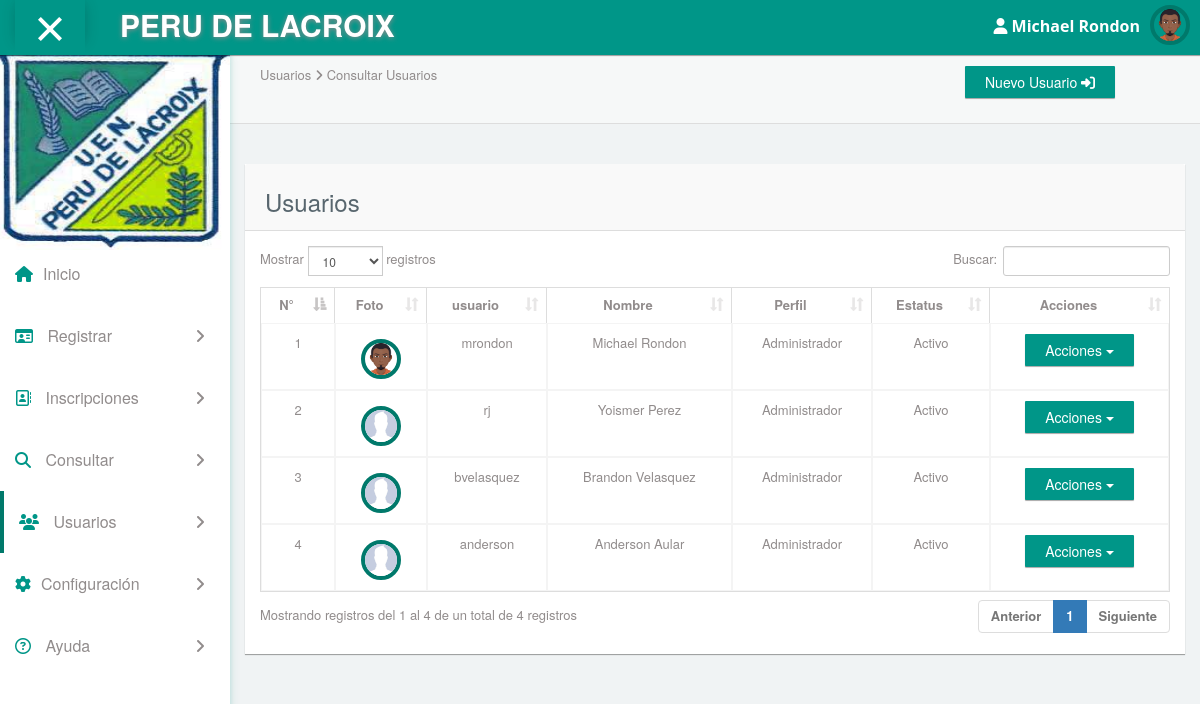
/?view=user&mode=allUsuarios (signed in), run on the app's committed database.
### tables this page shows
CREATE TABLE `menu` (
  `id_menu` tinyint(4) NOT NULL,
  `logo` text NOT NULL,
  `nombre` varchar(255) DEFAULT NULL
);

CREATE TABLE `usuario` (
  `id_usuario` int(11) NOT NULL,
  `usuario` varchar(100) NOT NULL,
  `clave` varchar(100) NOT NULL,
  `nombre` varchar(50) NOT NULL,
  `apellido` varchar(50) NOT NULL,
  `id_tipo_usu` int(11) NOT NULL,
  `id_status` int(11) NOT NULL,
  `foto` varchar(255) NOT NULL DEFAULT 'default.png'
);

CREATE TABLE `tipo_usu` (
  `id_tipo_usu` int(11) NOT NULL,
  `tipo_usu` varchar(20) NOT NULL
);

CREATE TABLE `status` (
  `id_status` int(11) NOT NULL,
  `status` varchar(10) NOT NULL
);

### core/bin/functions/Users.php (called while the page is built, shortened)
<?php
	function Users(){
		$db=new Conexion();
		$sql=$db->query("SELECT * FROM usuario;");
		if($db->rows($sql)>0){
			while($data=$db->recorrer($sql)){
				$users[$data['id_usuario']]=$data;
			}
		}else{
			$users=$_SESSION['users'];
		}
		return $_SESSION['users'];
	}
?>

### core/core.php (called while the page is built, shortened)
<?php
	require('core/models/classConexion.php');
	require('core/bin/functions/Users.php');
	require('core/bin/functions/Menu.php');
	$_users=Users();
	$_menu=Menu();
	if(isset($_SESSION['app_id'])){
		require('core/bin/functions/Status.php');
		require('core/bin/functions/Perfiles.php');
		$_status=Status();
		$_perfil=Perfiles();
	}
?>

### core/models/classConexion.php (called while the page is built, shortened)
<?php
	class Conexion extends mysqli{
		public function rows($query){
			return mysqli_num_rows($query);
		}
		public function liberar($query){
			return mysqli_free_result($query);
		}
		public function recorrer($query){
			return mysqli_fetch_array($query);
		}
	}
?>

### core/bin/functions/Menu.php (called while the page is built, shortened)
<?php
	function Menu(){
		$db=new Conexion();
		$sql=$db->query("SELECT * FROM menu;");
		if($db->rows($sql)>0){
			while($data=$db->recorrer($sql)){
				$_menu[$data['id_menu']]=$data;
			}
		}else{
			$_menu=false;
		}
		return $_menu;
	}
?>

### core/bin/functions/Perfiles.php (called while the page is built, shortened)
<?php
	function Perfiles(){
		$db=new Conexion();
		$sql=$db->query("SELECT * FROM tipo_usu;");
		if($db->rows($sql)>0){
			while($data=$db->recorrer($sql)){
				$_perfil[$data['id_tipo_usu']]=$data;
			}
		}else{
			$_perfil=false;
		}
		return $_perfil;
	}
?>

### core/bin/functions/Status.php (called while the page is built, shortened)
<?php
	function Status(){
		$db=new Conexion();
		$sql=$db->query("SELECT * FROM status;");
		if($db->rows($sql)>0){
			while($data=$db->recorrer($sql)){
				$_status[$data['id_status']]=$data;
			}
		}else{
			$_status=false;
		}
		return $_status;
	}
?>

### html/usuario/allUsuario.php (the view, shortened to what this page needs)
<!DOCTYPE html>
<html>
	<?php
		if($_users[$_SESSION['app_id']]['id_tipo_usu']==1){
			include(HTML_DIR."overall/header.php");
					?>
				<body>
					<?php
						include(HTML_DIR."overall/menu.php");
					?>
					<div id="content">
						<div class="panel box-shadow-none content-header">
			                <div class="panel-body">
			                    <div class="col-md-9">
			                        <p class="animated fadeInDown">
			                          	Usuarios <span class="fa-angle-right fa"></span> Consultar Usuarios
			                        </p>
			                    </div>
			                    <div class="col-md-3">
			                        <p class="animated fadeInDown">
			                          <a class="btn btn-teal" href="?view=user&mode=addUsuario">Nuevo Usuario <i class="fa fa-sign-in" aria-hidden="true"></i></a>
			                        </p>
			                    </div>
			                </div>
			            </div>
			            <div class="col-md-12 top-20 padding-0">
			                <div class="col-md-12">
			                    <div class="panel">
			                    	<div class="panel-heading"><h3>Usuarios</h3></div>
			                   		<div class="panel-body">
			                    		<div class="responsive-table">
			                    			<table id="datatables-example" class="table table-striped table-bordered" width="100%" cellspacing="0">
			                    				<thead>
			                      					<tr>
			                      						<th>N°</th>
			                      						<th>Foto</th>
														<th>usuario</th>
														<th>Nombre</th>
														<th>Perfil</th>
														<th>Estatus</th>
														<th>Acciones</th>
													</tr>
			                    				</thead>
			                    				<tbody>
			                      					<?php
			                      						$contador=1;
														foreach($_users as $user){
															if($user['id_status']==1){
																$color="#FFF";
															}else if($user['id_status']==2){
																$color="#FFCCCC";
															}
															?>
																<tr style="background-color: <?php echo $color;?>;">
																	<td><?php echo $contador;?></td>
																	<td align="center"><img src="asset/images/<?php echo $user['foto'];?>" class="img-circle avatar" alt="user name" data-toggle="dropdown" aria-haspopup="true" aria-expanded="true"/></td>
																	<td><?php echo $user['usuario'];?></td>
																	<td><?php echo $user['nombre']." ".$user['apellido'];?></td>
																	<td><?php echo $_perfil[$user['id_tipo_usu']]['tipo_usu'];?></td>
																	<td><?php echo $_status[$user['id_status']]['status'];?></td>
																	<td>
																		<div class="dropdown">
									  										<button class="btn btn-teal dropdown-toggle" type="button" id="dropdownMenu1" data-toggle="dropdown" aria-haspopup="true" aria-expanded="true">
									    										Acciones
									    										<span class="caret"></span>
									  										</button>
																		</div>
																	</td>
																</tr>
															<?php
															$contador++;
														}
													?>
			                    				</tbody>
			                      			</table>
			                    		</div>
			                  		</div>
			                	</div>
			              	</div>
			            </div>
					</div>
				</body>
			<?php
		}else{
			header('location: ?view=index');
		}
	?>
</html>

### html/overall/menu.php (shortened to what this page needs)
<nav class="navbar navbar-default header navbar-fixed-top">
    <div class="col-md-12 nav-wrapper">
        <div class="navbar-header" style="width:100%;">
            <div class="opener-left-menu is-open">
                <span class="bottom"></span>
            </div>
            <a href="?view=index" class="navbar-brand">
                <b><?php echo $_menu[1]['nombre'];?></b>
            </a>
            <ul class="nav navbar-nav navbar-right user-nav">
                <li class="user-name"><span><i class="fa fa-user" aria-hidden="true"></i> <?php echo $_users[$_SESSION['app_id']]['nombre']." ".$_users[$_SESSION['app_id']]['apellido'];?></span></li>
                <li class="dropdown avatar-dropdown" style="margin-right: 10px;">
                	<img src="asset/images/<?php echo $_users[$_SESSION['app_id']]['foto'];?>" class="img-circle avatar" alt="user name" data-toggle="dropdown" aria-haspopup="true" aria-expanded="true"/>
                </li>
            </ul>
        </div>
    </div>
</nav>
<div class="container-fluid mimin-wrapper">
    <div id="left-menu">
        <div class="sub-left-menu scroll">
            <ul class="nav nav-list">
                <li><div class="left-bg"><img src="asset/images/<?php echo $_menu[1]['logo'];?>"></div></li>
                <br><br><br><br><br>
                <li id="inicio" class="ripple"><a href="?view=index" class='navegacion'><span class="fa-home fa color-teal"></span>Inicio</a></li>
                <li class="ripple">
                    <a class="tree-toggle nav-header" id="registro">
    	                <span class="fa fa-id-card-o color-teal"></span> Registrar
                        <span class="fa-angle-right fa right-arrow text-right"></span>
                    </a>
                </li>
                <li class="ripple">
                    <a class="tree-toggle nav-header" id="inscripcion">
                        <span class="fa fa-address-book-o color-teal"></span> Inscripciones
                        <span class="fa-angle-right fa right-arrow text-right"></span>
                    </a>
                </li>
                <li class="ripple">
                    <a class="tree-toggle nav-header" id="consulta">
        	            <span class="fa fa-search color-teal"></span> Consultar
                        <span class="fa-angle-right fa right-arrow text-right"></span>
                    </a>
                </li>
                <?php
                    if($_users[$_SESSION['app_id']]['id_tipo_usu']==1){
                        ?>
                            <li class="ripple">
                                <a class="tree-toggle nav-header" id="usuario">
                                    <span class="fa fa-users color-teal"></span> Usuarios
                                    <span class="fa-angle-right fa right-arrow text-right"></span>
                                </a>
                            </li>
                        <?php
                    }
                    if($_users[$_SESSION['app_id']]['id_tipo_usu']==1 || $_users[$_SESSION['app_id']]['id_tipo_usu']==2){
                        ?>
                            <li class="ripple">
                            	<a class="tree-toggle nav-header" id="configuracion">
                            		<span class="fa fa-cog color-teal"></span>Configuración
                            		<span class="fa-angle-right fa right-arrow text-right"></span>
                            	</a>
                            </li>
                        <?php
                    }
                ?>
                <li class="ripple">
                    <a class="tree-toggle nav-header" id="consulta">
                        <span class="fa fa-question-circle-o color-teal"></span> Ayuda
                        <span class="fa-angle-right fa right-arrow text-right"></span>
                    </a>
                </li>
            </ul>
        </div>
    </div>

### data on the page
menu: nombre "PERU DE LACROIX", logo (picture)
usuario: nombre "Michael", apellido "Rondon", foto (picture), usuario "mrondon", id_tipo_usu.tipo_usu "Administrador", id_status.status "Activo"
usuario: foto (placeholder picture), usuario "rj", nombre "Yoismer", apellido "Perez", id_tipo_usu.tipo_usu "Administrador", id_status.status "Activo"
usuario: foto (placeholder picture), usuario "bvelasquez", nombre "Brandon", apellido "Velasquez", id_tipo_usu.tipo_usu "Administrador", id_status.status "Activo"
usuario: foto (placeholder picture), usuario "anderson", nombre "Anderson", apellido "Aular", id_tipo_usu.tipo_usu "Administrador", id_status.status "Activo"
